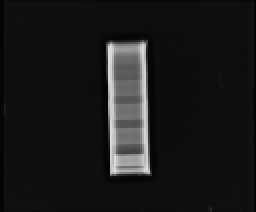
#> input picture BoneMineralDensityEvaluation/x-rays/70_40.bmp, 128 x 106 px, found by its file name (shown 2 times larger)
$ jupyter execute BMD-70-92-Normalize.ipynb
#> lines starting #> are read from the running program, lines starting #| are printed output that depends on the picture; long printed decimals are rounded
[cell 1]
from PIL import Image
import numpy as np
from matplotlib import pyplot as plt
import cv2 as cv
import math

[cell 2]
img = cv.imread('X-Rays/70_40.bmp')
#> img is the input picture: shape (106, 128, 3); min 4, max 218, mean 25.6
norm_img = np.zeros((800,800))
final_image = cv.normalize(img,  norm_img, 0, 255, cv.NORM_MINMAX)
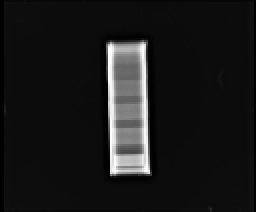
#> final_image: shape (106, 128, 3) (shown 2 times larger); min 0, max 255, mean 25.8
low_image = Image.fromarray(final_image)
plt.imshow(low_image)

[cell 3]
left = 58
top = 64
right = 71
bottom = 71
low_cropped_img = low_image.crop((left,top,right,bottom))
plt.imshow(low_cropped_img)

[cell 4]
low_avg_pixel_intensity = np.mean(low_cropped_img)
#> low_avg_pixel_intensity = 136.8
print(low_avg_pixel_intensity)
#| 136.846

[cell 5]
img = cv.imread('X-Rays/92_80.bmp')
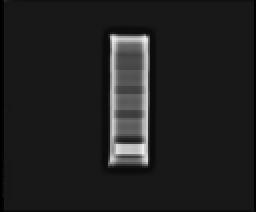
#> input picture BoneMineralDensityEvaluation/x-rays/92_80.bmp, 128 x 106 px, found by its file name (shown 2 times larger)
#> img is the input picture: shape (106, 128, 3); min 0, max 237, mean 32.2
norm_img = np.zeros((800,800))
final_high_image = cv.normalize(img,  norm_img, 0, 255, cv.NORM_MINMAX)
high_image = Image.fromarray(final_high_image)
plt.imshow(high_image)

[cell 6]
left = 60
top = 61
right = 69
bottom = 68
high_cropped_img = high_image.crop((left,top,right,bottom))
plt.imshow(high_cropped_img)

[cell 7]
high_avg_pixel_intensity = np.mean(high_cropped_img)
#> high_avg_pixel_intensity = 101.5
print(high_avg_pixel_intensity)
#| 101.460

[cell 8]
left = 61
top = 75
right = 68
bottom = 76
low_cropped_img = low_image.crop((left,top,right,bottom))
plt.imshow(low_cropped_img)
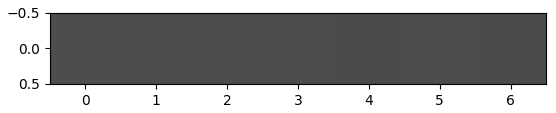
#> figure drawn by matplotlib, 1 panel

[cell 9]
k_low_avg_pixel_intensity = np.mean(low_cropped_img)
#> k_low_avg_pixel_intensity = 75.86
print(k_low_avg_pixel_intensity)
#| 75.857

[cell 10]
left = 58
top = 67
right = 70
bottom = 72
high_cropped_img = high_image.crop((left,top,right,bottom))
plt.imshow(high_cropped_img)
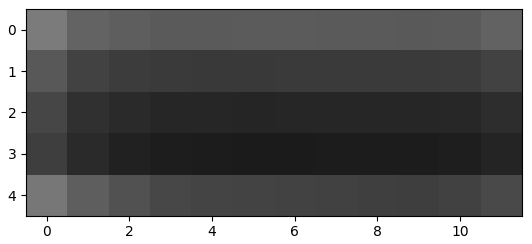
#> figure drawn by matplotlib, 1 panel

[cell 11]
k_high_avg_pixel_intensity = np.mean(high_cropped_img)
#> k_high_avg_pixel_intensity = 61.32
print(k_high_avg_pixel_intensity)
#| 61.317

[cell 12]
K = math.log(k_low_avg_pixel_intensity)/math.log(k_high_avg_pixel_intensity)
#> K = 1.05
K
#> Out = 1.05

[cell 13]
mu_b_low = 0.255

[cell 14]
mu_b_high = 0.199

[cell 15]
Numerator = (math.log(low_avg_pixel_intensity)) - (K * math.log(high_avg_pixel_intensity))
#> Numerator = 0.0604
print(Numerator)
#| 0.06035

[cell 16]
Denominator = mu_b_low - (K * mu_b_high)
#> Denominator = 0.0457
print(Denominator)
#| 0.04571

[cell 17]
M_b1 = Numerator/Denominator
#> M_b1 = 1.32

[cell 18]
M_b1
#> Out = 1.32

### TAKING CENTER REGION - 1.043

[cell 19]
left = 58
top = 56
right = 70
bottom = 60
low_cropped_img = low_image.crop((left,top,right,bottom))
plt.imshow(low_cropped_img)
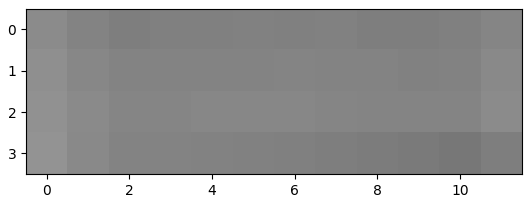
#> figure drawn by matplotlib, 1 panel

[cell 20]
low_avg_pixel_intensity = np.mean(low_cropped_img)
#> low_avg_pixel_intensity = 131.6
print(low_avg_pixel_intensity)
#| 131.5625

[cell 21]
left = 59
top = 48
right = 71
bottom = 56
high_cropped_img = high_image.crop((left,top,right,bottom))
plt.imshow(high_cropped_img)
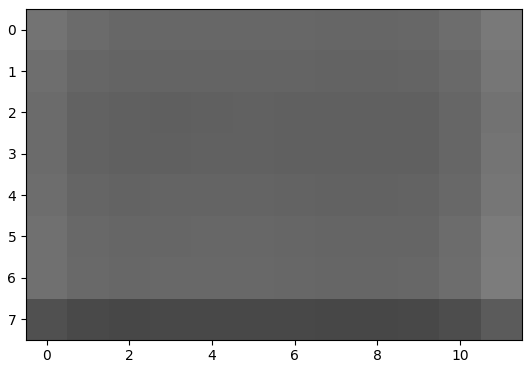
#> figure drawn by matplotlib, 1 panel

[cell 22]
high_avg_pixel_intensity = np.mean(high_cropped_img)
#> high_avg_pixel_intensity = 99.43
print(high_avg_pixel_intensity)
#| 99.427

[cell 23]
left = 60
top = 75
right = 69
bottom = 77
low_cropped_img = low_image.crop((left,top,right,bottom))
plt.imshow(low_cropped_img)
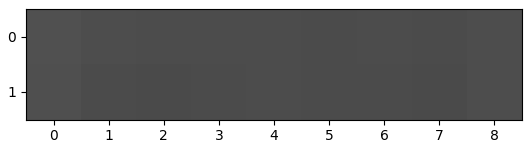
#> figure drawn by matplotlib, 1 panel

[cell 24]
k_low_avg_pixel_intensity = np.mean(low_cropped_img)
#> k_low_avg_pixel_intensity = 76
print(k_low_avg_pixel_intensity)
#| 76.0

[cell 25]
left = 58
top = 67
right = 70
bottom = 72
high_cropped_img = high_image.crop((left,top,right,bottom))
plt.imshow(high_cropped_img)

[cell 26]
k_high_avg_pixel_intensity = np.mean(high_cropped_img)
print(k_high_avg_pixel_intensity)
#| 61.317

[cell 27]
K = math.log(k_low_avg_pixel_intensity)/math.log(k_high_avg_pixel_intensity)
K
#> Out = 1.05

[cell 28]
mu_b_low = 0.255

[cell 29]
mu_b_high = 0.199

[cell 30]
Numerator = (math.log(low_avg_pixel_intensity)) - (K * math.log(high_avg_pixel_intensity))
#> Numerator = 0.0402
print(Numerator)
#| 0.04016

[cell 31]
Denominator = mu_b_low - (K * mu_b_high)
#> Denominator = 0.0456
print(Denominator)
#| 0.04562

[cell 32]
M_b2 = Numerator/Denominator
#> M_b2 = 0.88

[cell 33]
M_b2
#> Out = 0.88

### 0.54

[cell 34]
left = 58
top = 42
right = 70
bottom = 48
low_cropped_img = low_image.crop((left,top,right,bottom))
plt.imshow(low_cropped_img)
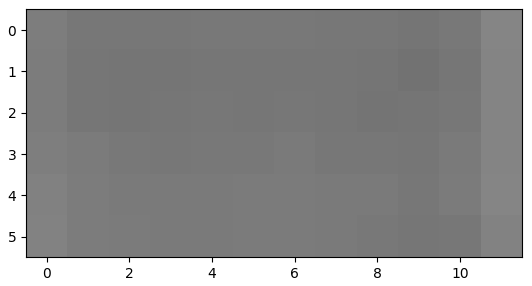
#> figure drawn by matplotlib, 1 panel

[cell 35]
low_avg_pixel_intensity = np.mean(low_cropped_img)
#> low_avg_pixel_intensity = 121.3
print(low_avg_pixel_intensity)
#| 121.306

[cell 36]
left = 59
top = 34
right = 71
bottom = 44
high_cropped_img = high_image.crop((left,top,right,bottom))
plt.imshow(high_cropped_img)
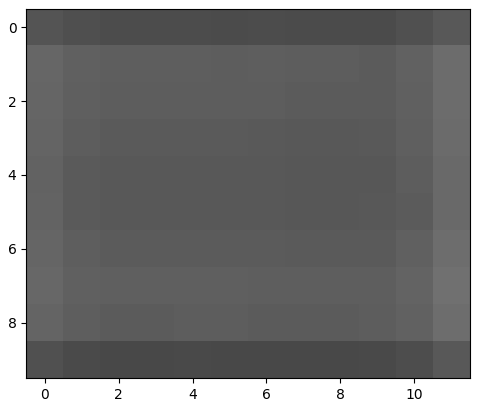
#> figure drawn by matplotlib, 1 panel

[cell 37]
high_avg_pixel_intensity = np.mean(high_cropped_img)
#> high_avg_pixel_intensity = 90.22
print(high_avg_pixel_intensity)
#| 90.225

[cell 38]
left = 60
top = 74
right = 68
bottom = 77
low_cropped_img = low_image.crop((left,top,right,bottom))
plt.imshow(low_cropped_img)
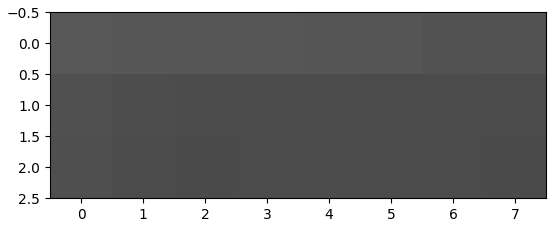
#> figure drawn by matplotlib, 1 panel

[cell 39]
k_low_avg_pixel_intensity = np.mean(low_cropped_img)
#> k_low_avg_pixel_intensity = 78.92
print(k_low_avg_pixel_intensity)
#| 78.917

[cell 40]
left = 58
top = 67
right = 70
bottom = 72
high_cropped_img = high_image.crop((left,top,right,bottom))
plt.imshow(high_cropped_img)

[cell 41]
k_high_avg_pixel_intensity = np.mean(high_cropped_img)
print(k_high_avg_pixel_intensity)
#| 61.317

[cell 42]
K = math.log(k_low_avg_pixel_intensity)/math.log(k_high_avg_pixel_intensity)
#> K = 1.06
K
#> Out = 1.06

[cell 43]
mu_b_low = 0.255

[cell 44]
mu_b_high = 0.199

[cell 45]
Numerator = (math.log(low_avg_pixel_intensity)) - (K * math.log(high_avg_pixel_intensity))
#> Numerator = 0.02
print(Numerator)
#| 0.01999

[cell 46]
Denominator = mu_b_low - (K * mu_b_high)
#> Denominator = 0.0438
print(Denominator)
#| 0.0438

[cell 47]
M_b3 = Numerator/Denominator
#> M_b3 = 0.456

[cell 48]
print(M_b3)
#| 0.4563

[cell 49]
M_b = (M_b1 + M_b2 + M_b3)/3
#> M_b = 0.886

[cell 50]
M_b
#> Out = 0.886
